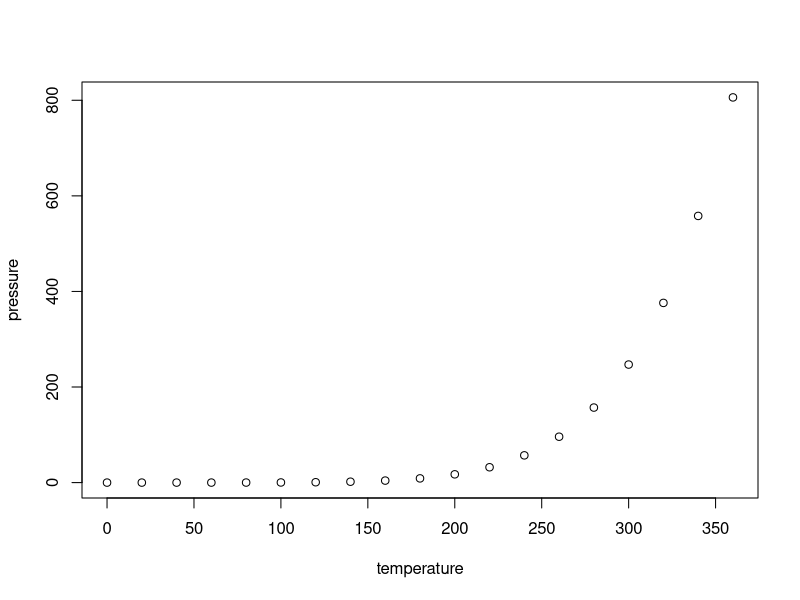
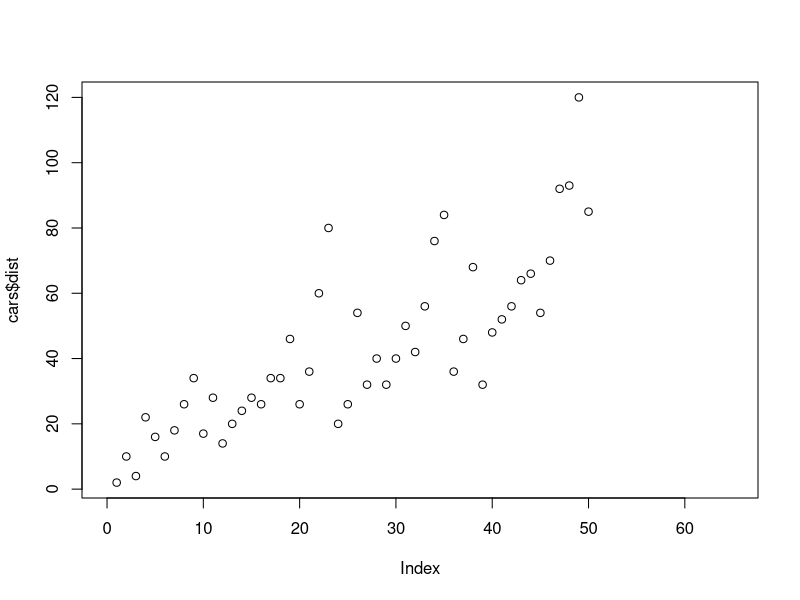
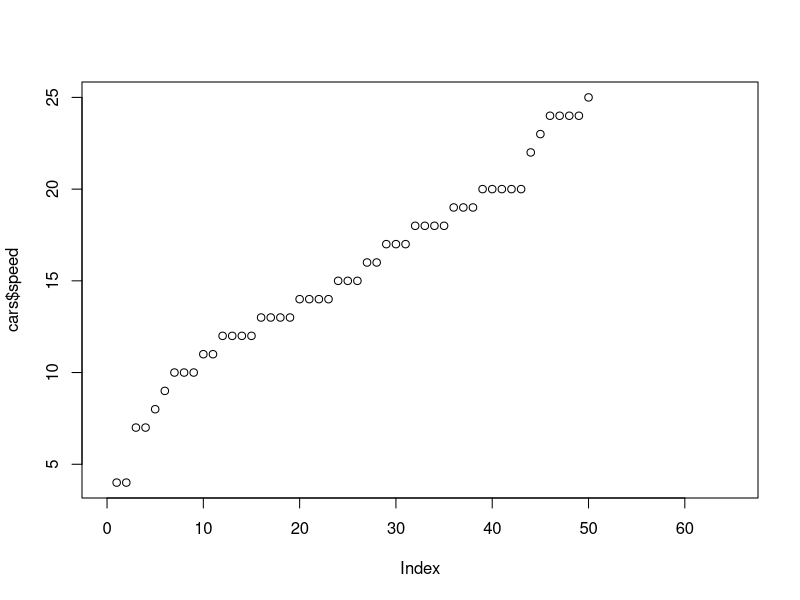

These figures' R source, in order:
## ---- chunk 1
knitr::opts_chunk$set(echo = TRUE)
## ---- chunk 2
summary(cars)
## ---- chunk 3
plot(pressure) #dit is nuttig voor mij
plot(cars$dist,xlim=c(0,65))
plot(cars$speed,xlim=c(0,65))
